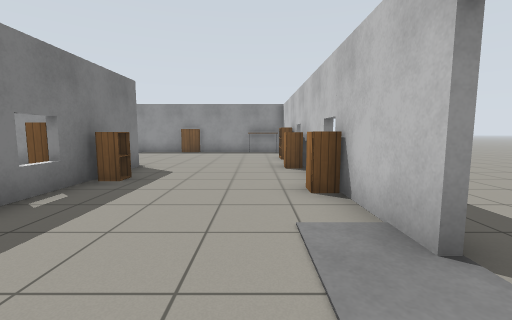
view 1 (above)

17 first-person views from a walk through a Gazebo world. The camera is 1 m above the floor, tilts 6° down and sees 90° across. The floor is counted in squares, 1 m on a side. Each view is taken from the middle of a square. On the plan, view 1 faces up. The plan holds only what a view shows up to about 11 squares ahead; the rest is blank. Gazebo's built-in surfaces are drawn with simple patterns.

view 2
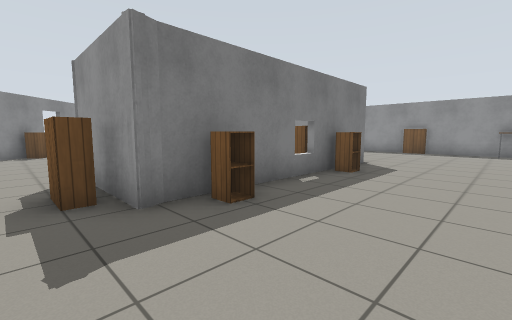

view 3
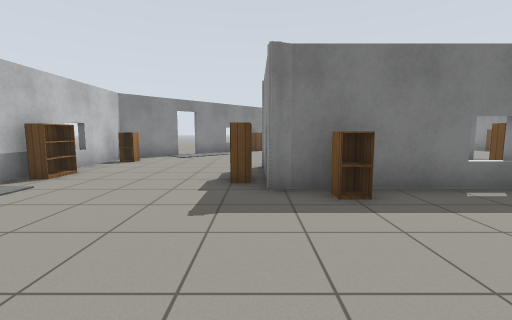

view 4
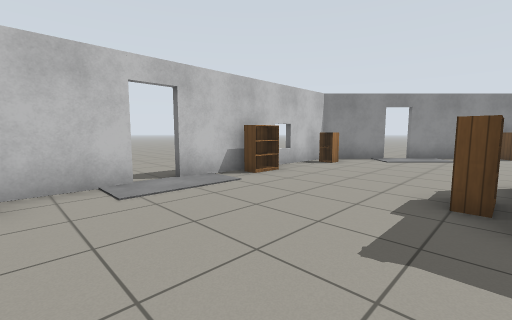

view 5
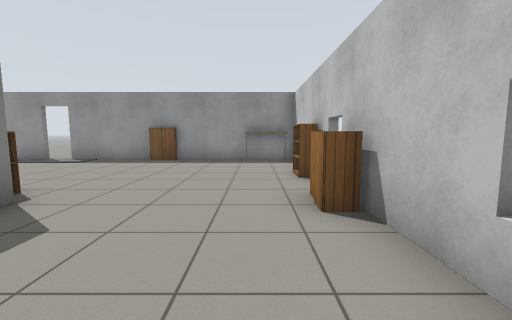

view 6
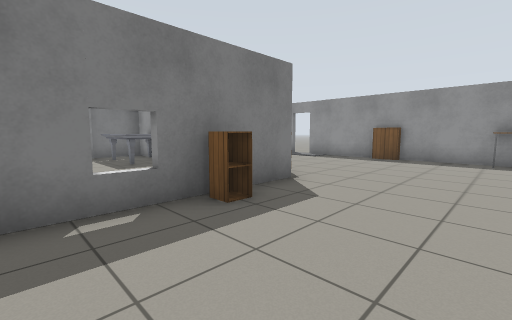

view 7
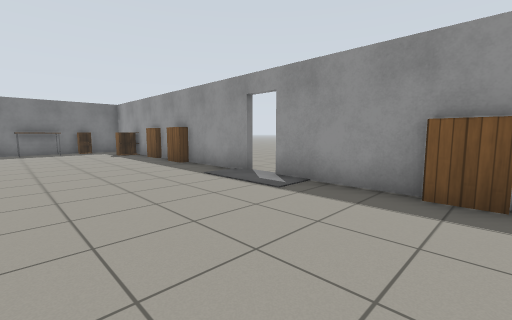

view 8
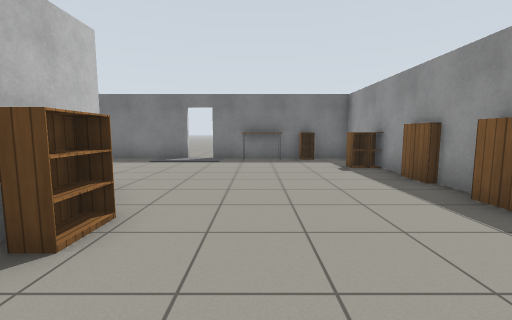

view 9
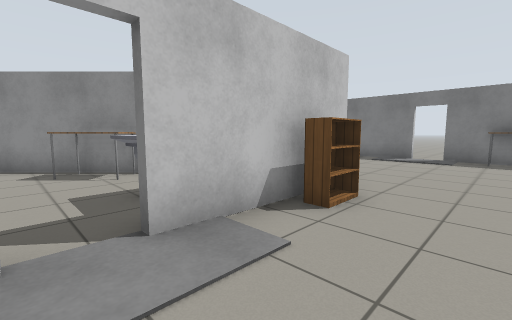

view 10
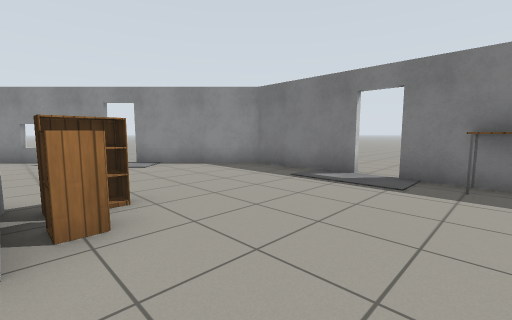

view 11
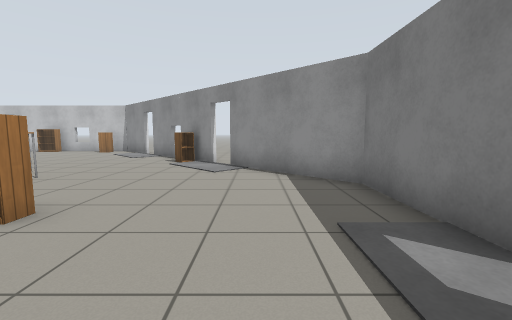

view 12
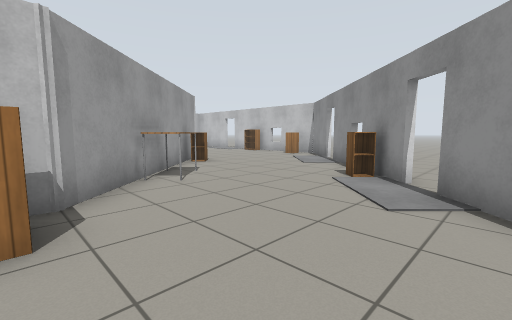

view 13
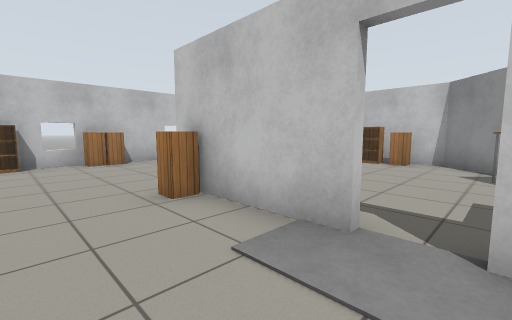

view 14
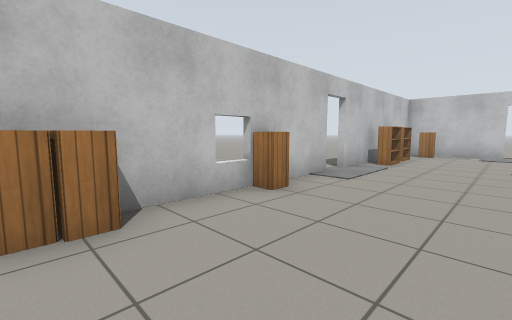

view 15
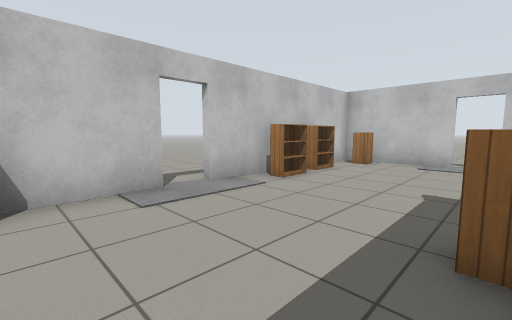

view 16
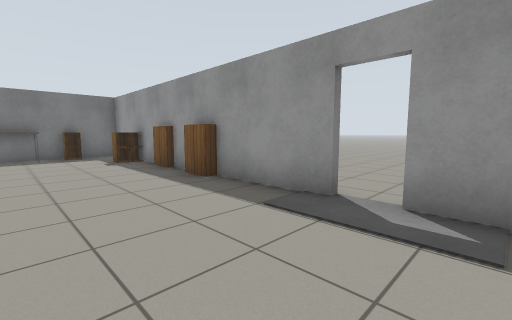

view 17
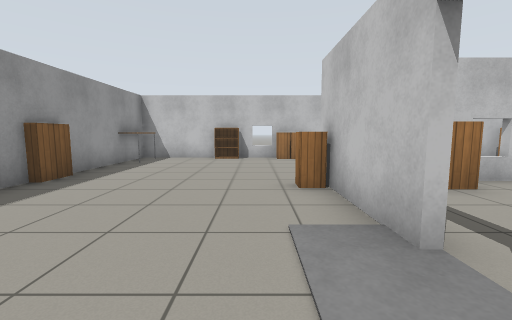

### Floor plan
Points are (right, up) in squares from view 1. A wall is a line through its corners. A room is listed if a view was taken in it or the views show most of it. See-through windows are left out.
Room 1 (views 1, 2, 3, 4, 5, 6, 7, 8, 9, 10, 11, 12, 13, 14, 15, 16, 17)
walls: (-11.7, 7) (-11.7, 5.5); (-8.8, 7.6) (-7.9, 7.6); (-7, 7.6) (-4.8, 7.6); (-6.6, 0.4) (-5.5, 0.4); (-3.5, 4.5) (-3.5, 1.4); (-3.5, 7.5) (-3.5, 6.4); (-14.5, 0.4) (-11.3, -2.8); (-5.4, 0.2) (-6.7, 0.2) (-11.9, 5.5) (-11.9, 7.5); (-7.9, 13.6) (-18.1, 13.6) (-18.1, 8.2); (-18.1, 7.4) (-18.1, 4) (-15.2, 1.1); (-10.7, -3.4) (-8.9, -5.2); (-7.4, -5.2) (-5.5, -5.2); (1.4, 1.9) (1.4, 13.6) (-7, 13.6); (-4.5, -5.2) (-2.8, -5.2); (1.4, -1.5) (1.4, 1); (-1.9, -5.2) (-0.5, -5.2); (0.5, -5.2) (1.4, -5.2)
ways out: opening at (-9, 7) to room 2; opening at (-5.5, 2) to room 2; open door at (-7.3, 7.7) to room 2; open door at (-18, 8); open door at (-15, 1); open door at (-11, -3); open door at (-7.5, 14); open door at (-2.5, -5); open door at (1.5, 1.5)
objects: table (-18, 10); cabinet (-18, 12); cabinet (-16, 13); cabinet (-13, 0); bookshelf (-13, 6); cabinet (-13, 7); bookshelf (-13, 14); table (-11, 3) to (-10, 4); bookshelf (-11, 8) to (-10, 8); bookshelf (-11, 13); cabinet (-8, 1); cabinet (-6, 1) to (-5, 1); bookshelf (-5, 0) to (-4, 0); bookshelf (-4, 1); cabinet (-4, 8); cabinet (-3, 1); cabinet (-3, 5); bookshelf (-3, 14); cabinet (0, -5) to (1, -4); other object (0, 13) to (1, 13); bookshelf (1, -3) to (1, -2); bookshelf (1, -1); cabinet (1, 4); cabinet (1, 7); cabinet (1, 8); bookshelf (1, 10)
Room 2 (no view inside)
walls: (-5.6, 7.4) (-7, 7.4); (-9.5, 3.4) (-6.6, 0.4); (-3.7, 3.6) (-3.7, 4.6)
ways out: opening at (-9, 7) to room 1; opening at (-5.5, 2) to room 1; open door at (-7.3, 7.7) to room 1
objects: marble table (-11, 6) to (-8, 7); table (-9, 3) to (-8, 4); bookshelf (-4, 5) to (-4, 6)

Positions as (right, up) in squares from view 1, and headings:
1: (0, 0), facing up
2: (0, -1), facing up-left
3: (1, 0), facing left
4: (0, 0), facing down-left
5: (0, 4), facing up
6: (0, 3), facing up-left
7: (-3, 9), facing up-left
8: (-8, 10), facing left
9: (-7, 10), facing down-left
10: (-12, 10), facing down-left
11: (-16, 9), facing down
12: (-16, 6), facing down-right
13: (-8, 10), facing down-right
14: (-2, 8), facing down-right
15: (-3, 4), facing down-right
16: (-6, 10), facing up-left
17: (-9, 9), facing right
